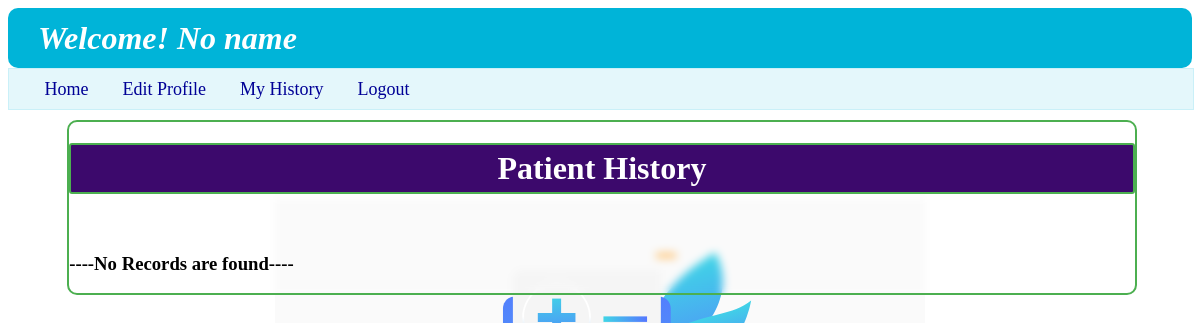
The page /user_hist/1 on the database as committed earlier.
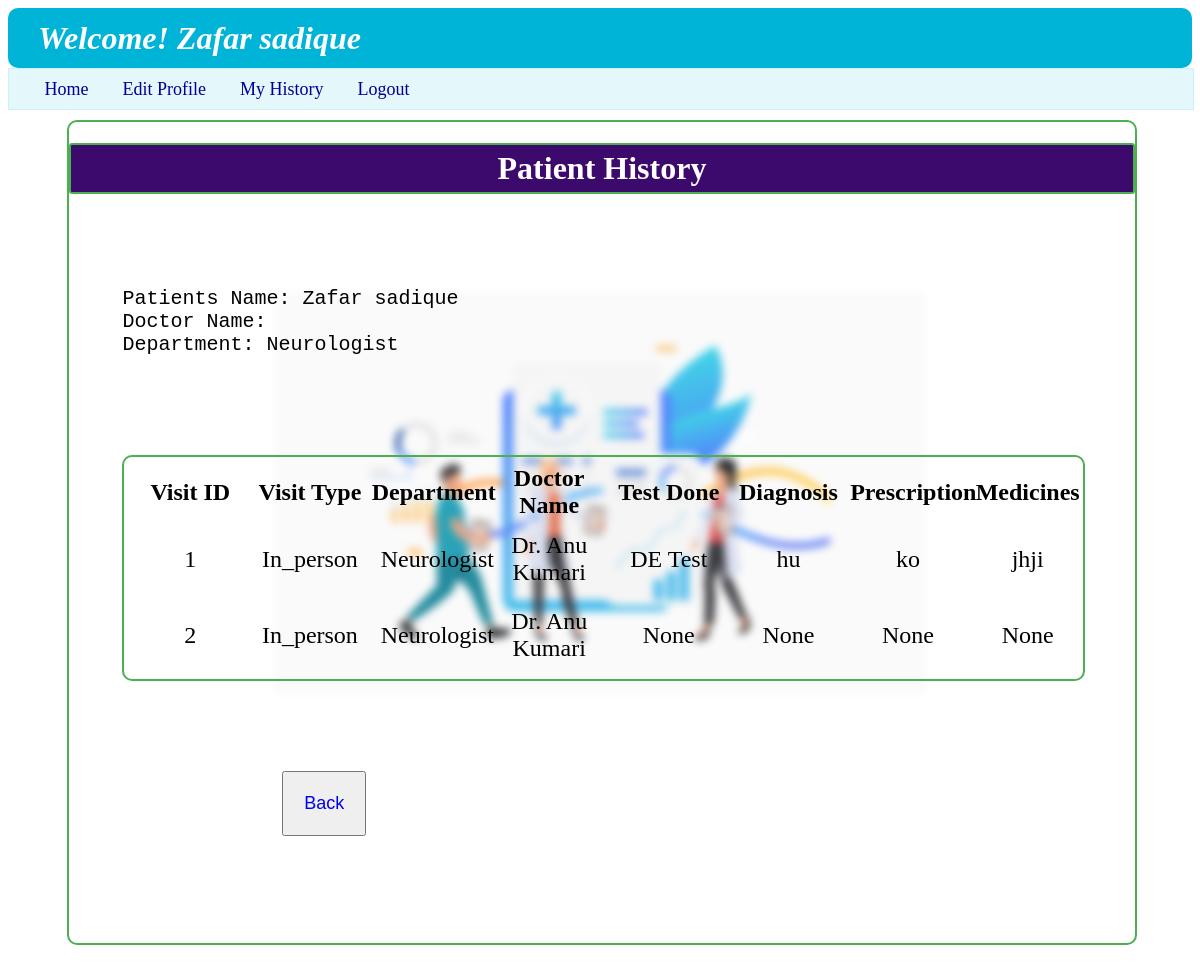
The same page on the database as committed later.
### backend/models.py (models this page shows)
class User_Info(db.Model):
    __tablename__ = "user_info"
    id=db.Column(db.Integer,primary_key=True,autoincrement=True)
    full_name=db.Column(db.String,nullable=False)
    email=db.Column(db.String,unique=True,nullable=False)
    password=db.Column(db.String,nullable=False)
    role=db.Column(db.Integer,default=1)
    is_blacklist=db.Column(db.Integer,default=0)
    appointments=db.relationship("Appointments",cascade="all,delete",backref="user_info",lazy=True)

class Department(db.Model):
    __tablename__ = "department"
    id=db.Column(db.String,primary_key=True,nullable=False)
    specialization=db.Column(db.String,nullable=False)
    description=db.Column(db.String,nullable=False)
    doctor=db.relationship("Doctor_Info",cascade="all,delete",backref="department",lazy=True)

class Appointments(db.Model):
    __tablename__ = "appointments"
    id=db.Column(db.Integer,primary_key=True)
    user_id=db.Column(db.Integer,db.ForeignKey("user_info.id"),nullable=False)
    doctor_id=db.Column(db.Integer,db.ForeignKey("doctor_info.id"),nullable=False)
    date=db.Column(db.Date,nullable=False)
    time_slot=db.Column(db.String,nullable=False)
    visit_type=db.Column(db.String,nullable=True)
    status=db.Column (db.String,nullable=False,default="Incomplete")
    diagnosis=db.Column(db.String,nullable=True)
    prescription=db.Column(db.String,nullable=True)
    test_done=db.Column(db.String,nullable=True)
    medicines=db.Column(db.String,nullable=True)

class Doctor_Info(db.Model):
    __tablename__ = "doctor_info"
    id=db.Column(db.Integer,primary_key=True)
    full_name=db.Column(db.String,nullable=False)
    email=db.Column(db.String,unique=True,nullable=False)
    password=db.Column(db.String,nullable=False)
    dept_id=db.Column(db.String,db.ForeignKey("department.id"),nullable=False)
    experience=db.Column(db.Integer,nullable=False)
    bio=db.Column(db.String,nullable=False)
    is_blacklist=db.Column(db.Integer,default=0)
    appointments=db.relationship("Appointments",cascade="all,delete",backref="doctor_info",lazy=True)
    availability=db.relationship("Availability",cascade="all,delete",backref="doctor_info",lazy=True)

### backend/controllers.py (the view)
@app.route("/user_hist/<u_id>")
def user_hist(u_id):
    u_id=int(u_id)
    name=u_get(u_id,"name","user")
    p_h=Appointments.query.filter_by(user_id=u_id).all()
    return render_template("user_history.html",usern=name,history_list=p_h,u_id=u_id)

### backend/controllers.py (called while the page is built)
def u_get(u_id, operation,who_m):
    u = User_Info.query.filter_by(id=u_id,role=1).first()
    d = Doctor_Info.query.filter_by(id=u_id).first()
    if who_m=="doctor" and d:
        if operation == "name":
            return d.full_name
        elif operation == "email":
            return d.email
    elif who_m=="user" and u:
        if operation == "name":
            return u.full_name
        elif operation == "email":
            return u.email
    return "No name"

### templates/user_history.html
{%extends "user_layout.html"%}
{%block content%}
    <div class="login_panel" style="border-color: rgb(76, 175, 80); width: 90%; margin-left: 5%;">
        <h1 style="text-align: center; font-weight: bold; border: 2px solid rgb(76, 175, 80); background-color: rgb(60,9,108); color: white; border-radius: 3px; padding: 5px; ">Patient History</h1>
        <br>
        {%if history_list%}
        <pre style="margin: 5%; font-size: x-large;">
Patients Name: {{history_list[0].user_info.full_name}}
Doctor Name:
Department: {{history_list[0].doctor_info.department.specialization}}
        </pre>
        <div class="login_panel" style="width: 90%; margin-left: 5%; border: 2px solid rgb(76, 175, 80)">
            <table class="table_user_dashboard" style="margin: 5px;">
                <thead style="margin: 10px;">
                    <th>Visit ID</th>
                    <th>Visit Type</th>
                    <th>Department</th>
                    <th>Doctor Name</th>
                    <th>Test Done</th>
                    <th>Diagnosis</th>
                    <th>Prescription</th>
                    <th>Medicines</th>
                </thead>
                <tbody>
                    {%for h in history_list%}
                    <tr>
                        <td>{{h.id}}</td>
                        <td>{{h.visit_type}}</td>
                        <td>{{h.doctor_info.department.specialization}}</td>
                        <td>{{h.doctor_info.full_name}}</td>
                        <td>{{h.test_done}}</td>
                        <td>{{h.diagnosis}}</td>
                        <td>{{h.prescription}}</td>
                        <td>{{h.medicines}}</td>
                    </tr>
                    {%endfor%}
                </tbody>
            </table>
        </div>
        <br>
        <div>
            <button style="font-size: large; padding: 20px; margin: 3% 20% 10% 20%;"><a href="{{url_for('user_dashboard',u_id=u_id)}}">Back</a>
        </div>
        {%else%}
        <h3>----No Records are found----</h3>
        {%endif%}
    </div>
{%endblock%}

### templates/user_layout.html (shortened to what this page needs)
<!DOCTYPE html>
<html lang="en">
<head>
    <link rel="stylesheet" href="/static/style.css">
</head>
<body style="background-image: url('/static/image/4950247_19834.svg');">
    <header>
        <div>
            <h1 class="wel"><i><b>Welcome! {{usern}}</b></i></h1>
        </div>
        <nav class="nav">
            <a class="nav_a" href="{{url_for('user_dashboard',u_id=u_id)}}" style="margin-left: 3%;">Home</a>
            <a class="nav_a" href="/edit_user_profile/{{u_id}}">Edit Profile</a>
            <a class="nav_a" href="/user_hist/{{u_id}}">My History</a>
            <a class="nav_a" href="/login">Logout</a>
        </nav>
    </header>
    {%block content%}
    {%endblock%}
</body>
</html>

Rows that differ between the two databases and show on the page:
added User_Info: full_name "Zafar sadique"
added Department: specialization "Neurologist"
added Appointments: id "1", visit_type "In_person", doctor_info.department.specialization "Neurologist", doctor_info.full_name "Dr. Anu Kumari", test_done "DE Test", diagnosis "hu", prescription "ko", medicines "jhji"
added Appointments: id "2", visit_type "In_person", doctor_info.department.specialization "Neurologist", doctor_info.full_name "Dr. Anu Kumari", test_done "None", diagnosis "None", prescription "None", medicines "None"
Other text that changed with them:
{{ usern }}: "No name" → (not shown)
text no longer shown: "----No Records are found----"
text now shown: "Patients Name: Doctor Name: Department: Visit ID Visit Type Department Doctor Name Test Done Diagnosis Prescription Medicines Back"
